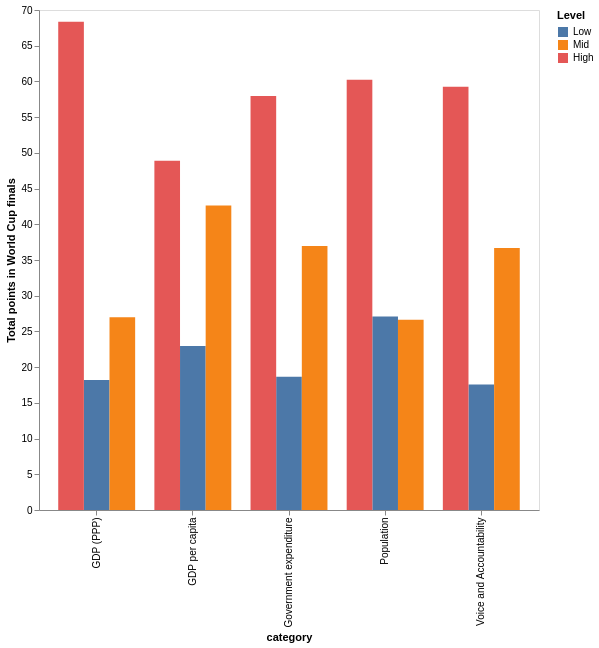

Here is the Vega-Lite specification saved for this chart:
### Vega-Lite specification from a JSON file in a GitHub repository (floating-point values rounded to 4 significant figures)
{"$schema": "https://vega.github.io/schema/vega-lite/v5.json", "data": {"values": [{"category": "GDP (PPP)", "group": "Low", "value": 18.19}, {"category": "GDP (PPP)", "group": "Mid", "value": 27}, {"category": "GDP (PPP)", "group": "High", "value": 68.36}, {"category": "GDP per capita", "group": "Low", "value": 22.95}, {"category": "GDP per capita", "group": "Mid", "value": 42.63}, {"category": "GDP per capita", "group": "High", "value": 48.91}, {"category": "Population", "group": "Low", "value": 27.1}, {"category": "Population", "group": "Mid", "value": 26.64}, {"category": "Population", "group": "High", "value": 60.23}, {"category": "Government expenditure", "group": "Low", "value": 18.67}, {"category": "Government expenditure", "group": "Mid", "value": 36.95}, {"category": "Government expenditure", "group": "High", "value": 57.95}, {"category": "Voice and Accountability", "group": "Low", "value": 17.57}, {"category": "Voice and Accountability", "group": "Mid", "value": 36.68}, {"category": "Voice and Accountability", "group": "High", "value": 59.27}]}, "width": 500, "height": 500, "mark": "bar", "encoding": {"x": {"field": "category", "type": "nominal"}, "y": {"field": "value", "type": "quantitative", "title": "Total points in World Cup finals", "axis": {"grid": false}}, "xOffset": {"field": "group", "type": "nominal"}, "color": {"field": "group", "title": "Level", "sort": ["high", "low", "medium"], "type": "nominal"}, "tooltip": {"field": "value", "type": "quantitative"}}, "config": {}}
